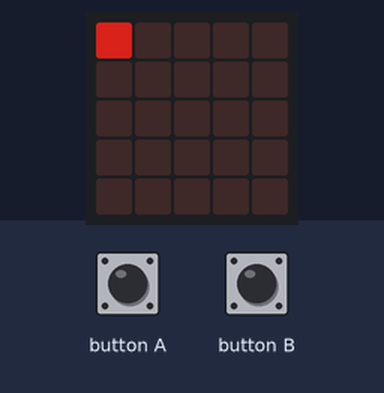
Bench run of a program on a simulated BBC micro:bit running MicroPython. Shown: the board's 5×5 LED display. The test bench sets the inputs (shaded band). Dim RGB values are drawn brighter than linear.

Above: at 3.0 s.
3.1 s: button A pressed for 0.15 s
At 3.8 s:
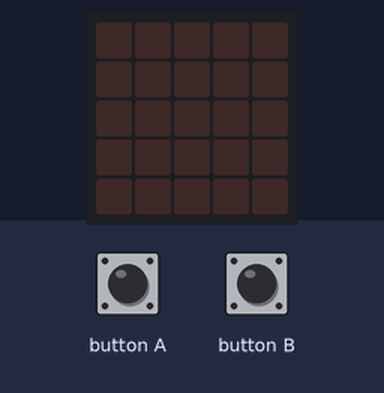
6.2 s: button A pressed for 1 s
10.2 s: button A pressed for 3.2 s
At 15.3 s:
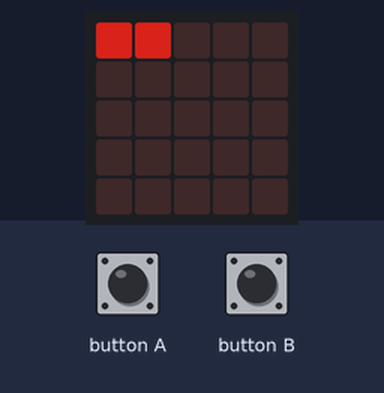
Timing chart, 0 to 16.8 s (numbered marks = the images above; inputs shaded):
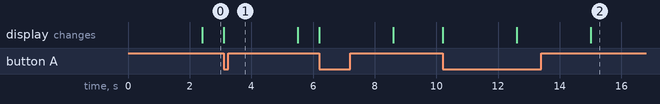

The program:

prayer-reminder.py
```python
# Imports go at the top
from microbit import *
import music

set_volume(100)

notes = ['c4:1', 'e', 'g', 'e']
delta =  60 * 1000
next_time = running_time() + delta
step = 3 * 60 * 1000
x_pixels = 5
y_pixels = 5
num_pixels = x_pixels * y_pixels
extra_time = 0
brightness = 5
extra_brightness = 0
while True:
    time = running_time()
    set_pixels = 25
    if time < next_time:
        set_pixels = int(25 * ((time + delta - next_time) / delta))
    pixel = 0
    for y in range(0, y_pixels):
        for x in range(0, x_pixels):
            display.set_pixel(x, y, min(brightness + extra_brightness, 9) if pixel < set_pixels else 0)
            pixel += 1
    if button_a.was_pressed() or button_b.was_pressed():
        next_time = time + delta
        extra_brightness = 0
        extra_time = 0
    if next_time + extra_time < running_time():
        music.play(notes)
        extra_time += step
        extra_brightness += 1
```

Measured:
- after the input at 3.1 s, the display: changes at once (image 1)
